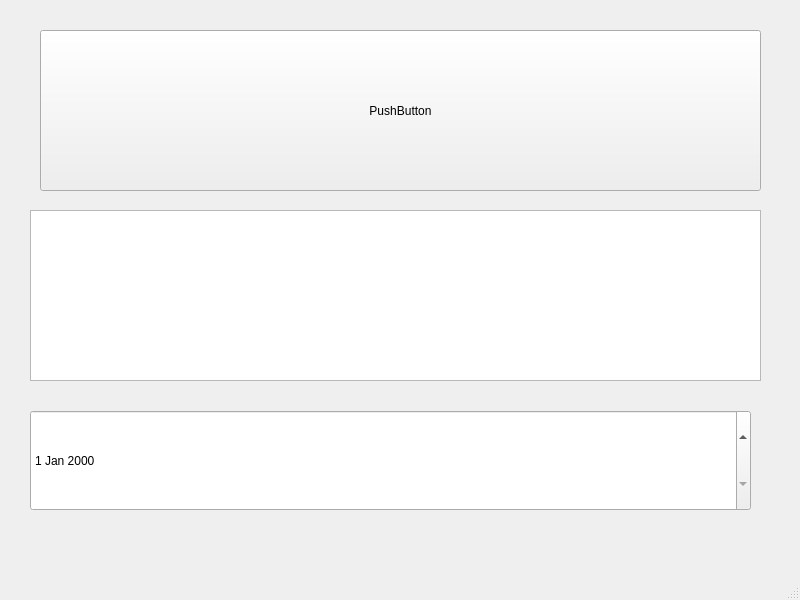
<?xml version="1.0" encoding="UTF-8"?>
<ui version="4.0">
 <class>MainWindow</class>
 <widget class="QMainWindow" name="MainWindow">
  <property name="geometry">
   <rect>
    <x>0</x>
    <y>0</y>
    <width>800</width>
    <height>600</height>
   </rect>
  </property>
  <property name="sizePolicy">
   <sizepolicy hsizetype="Fixed" vsizetype="Fixed">
    <horstretch>0</horstretch>
    <verstretch>0</verstretch>
   </sizepolicy>
  </property>
  <property name="minimumSize">
   <size>
    <width>800</width>
    <height>600</height>
   </size>
  </property>
  <property name="maximumSize">
   <size>
    <width>800</width>
    <height>600</height>
   </size>
  </property>
  <property name="windowTitle">
   <string>MainWindow</string>
  </property>
  <widget class="QWidget" name="centralwidget">
   <widget class="QPushButton" name="pushButton">
    <property name="geometry">
     <rect>
      <x>40</x>
      <y>30</y>
      <width>721</width>
      <height>161</height>
     </rect>
    </property>
    <property name="text">
     <string>PushButton</string>
    </property>
   </widget>
   <widget class="QPlainTextEdit" name="plainTextEdit">
    <property name="geometry">
     <rect>
      <x>30</x>
      <y>210</y>
      <width>731</width>
      <height>171</height>
     </rect>
    </property>
   </widget>
   <widget class="QDateEdit" name="dateEdit">
    <property name="geometry">
     <rect>
      <x>30</x>
      <y>410</y>
      <width>721</width>
      <height>101</height>
     </rect>
    </property>
   </widget>
  </widget>
  <widget class="QStatusBar" name="statusbar"/>
 </widget>
 <resources/>
 <connections/>
</ui>
